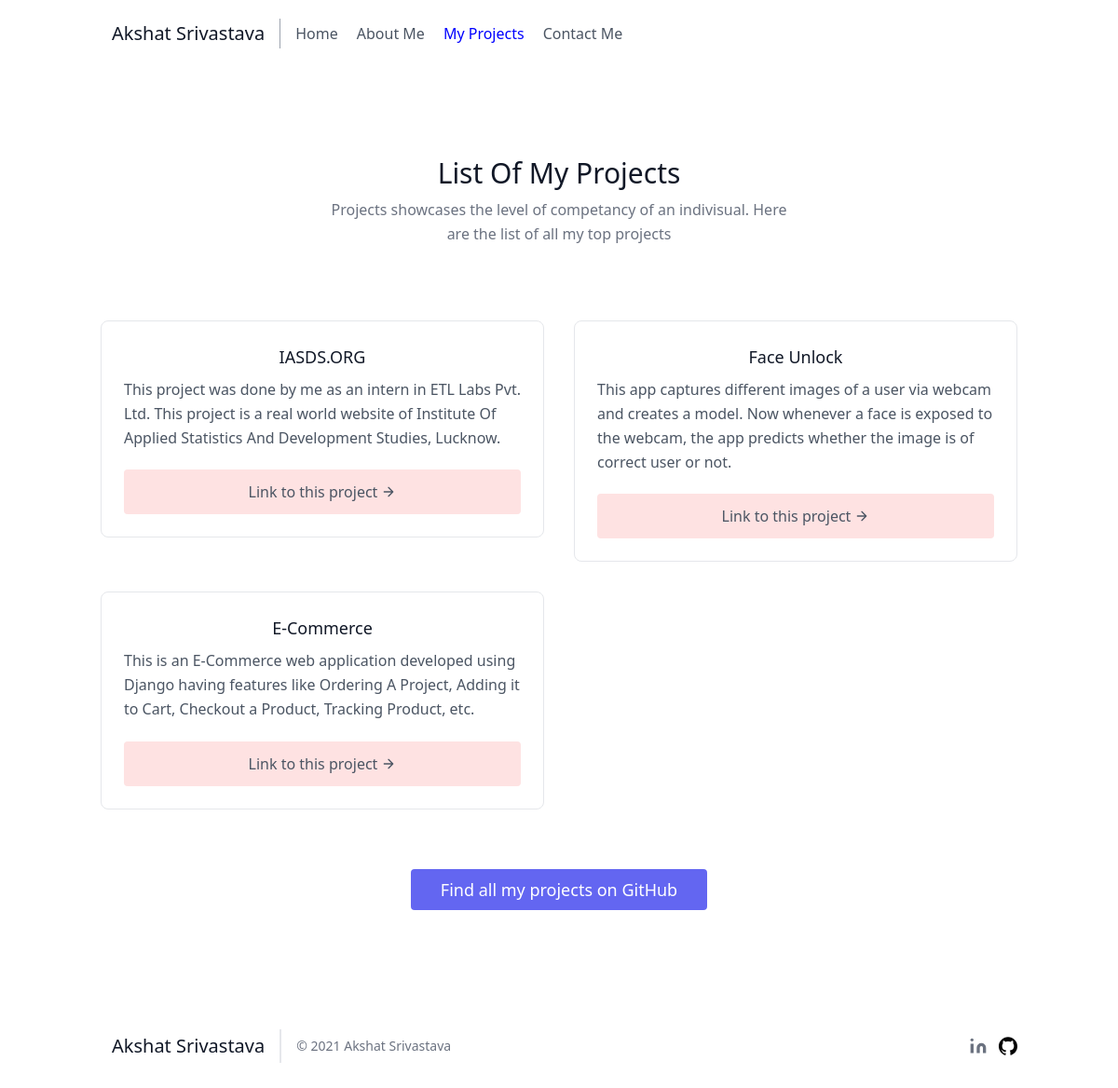
/projects/, run on the app's committed database.
### projects/models.py (models this page shows, shortened)
class Project(models.Model):
    projectTitle = models.TextField(max_length = 200)
    projectDescription = models.TextField(max_length = 500)
    projectUrl = models.URLField(max_length=1000)
    postDate = models.DateField()

### projects/views.py (the view)
# urls.py: path('',views.show,name='show')
def show(request):
    project_object = Project.objects.all()
    social_obj = SocialLink.objects.all()[0]
    param = {'project':project_object,'social_data':social_obj}
    return render(request,'projects.html',param)

### templates/projects.html (shortened to what this page needs)
{% extends 'base.html' %}
{% block linkedin_link %}{{social_data.linkedinLink}}{% endblock %}
{% block github_link %}{{social_data.githubLink}}{% endblock %}
{% block navbar %}
<header class="text-gray-600 body-font">
  <div class="container mx-auto flex flex-wrap p-5 flex-col md:flex-row items-center">
    <a href="/" class="flex title-font font-medium items-center text-gray-900 mb-4 md:mb-0">
      <span class="ml-3 text-xl">Akshat Srivastava</span>
    </a>
    <nav class="md:mr-auto md:ml-4 md:py-1 md:pl-4 md:border-l md:border-gray-400	flex flex-wrap items-center text-base justify-center">
      <a class="mr-5 hover:text-gray-900" href="/">Home</a>
      <a class="mr-5 hover:text-gray-900" href="/about">About Me</a>
      <a class="mr-5 hover:text-gray-900" style="pointer-events: none;cursor: default;color:blue;">My Projects</a>
      <a class="mr-5 hover:text-gray-900" href="/contact">Contact Me</a>
    </nav>
  </div>
</header>
{% endblock %}
{% block projects_hero_section %}
    <section class="text-gray-600 body-font">
    <div class="container px-5 py-24 mx-auto">
        <div class="flex flex-wrap w-full mb-20 flex-col items-center text-center">
        <h1 class="sm:text-3xl text-2xl font-medium title-font mb-2 text-gray-900">List Of My Projects</h1>
        <p class="lg:w-1/2 w-full leading-relaxed text-gray-500">Projects showcases the level of competancy of an indivisual. Here are the list of all my top projects</p>
        </div>
        <div class="flex flex-wrap -m-4">
           {% for project_item in project %}
            <div class="xl:w-1/3 md:w-1/2 p-4">
                <div class="border border-gray-200 p-6 rounded-lg">
                <h2 class="text-center text-lg text-gray-900 font-medium title-font mb-2">{{project_item.projectTitle}}</h2>
                <p class="leading-relaxed text-base">{{project_item.projectDescription}}</p>
                <a href="{{project_item.projectUrl}}" class="py-3 inline-flex items-center bg-red-100 border-0 px-3 focus:outline-none hover:bg-red-200 rounded text-base mt-4 md:mt-0" style="margin-top: 5%; display: flex; justify-content: center;">Link to this project
                    <svg fill="none" stroke="currentColor" stroke-linecap="round" stroke-linejoin="round" stroke-width="2" class="w-4 h-4 ml-1" viewBox="0 0 24 24">
                    <path d="M5 12h14M12 5l7 7-7 7"></path>
                    </svg>
                </a>
            </div>
            </div>
          {% endfor %}
        </div>
        <center><a href="{{social_data.githubLink}}" class="inline-flex mx-2 mt-16 text-white bg-indigo-500 border-0 py-2 px-8 focus:outline-none hover:bg-indigo-600 rounded text-lg">Find all my projects on GitHub</a></center>
    </div>
    </section>
{% endblock %}

### data on the page
Project: projectTitle "IASDS.ORG", projectDescription "This project was done by me as an intern in ETL Labs Pvt. Ltd. This project is a real world website of Institute Of Applied Statistics And Development Studies, Lucknow."
Project: projectTitle "Face Unlock", projectDescription "This app captures different images of a user via webcam and creates a model. Now whenever a face is exposed to the webcam, the app predicts whether the image is of correct user or not."
Project: projectTitle "E-Commerce", projectDescription "This is an E-Commerce web application developed using Django having features like Ordering A Project, Adding it to Cart, Checkout a Product, Tracking Product, etc."
